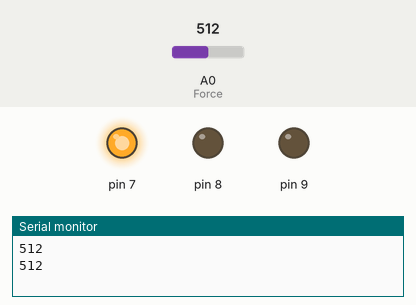
The sketch below on a simulated Arduino Uno, built with avr-gcc and run on an emulated ATmega328P. Shown: output pins drawn as LEDs (lit = HIGH), the last lines printed to the serial monitor. Dashed ring = blinking. The inputs (shaded band) are chosen by the test bench; at power-on: A0 (Force) = 512.

Above: at 2.8 s.
2.9 s: A0 (Force) set to 190
At 3.8 s:
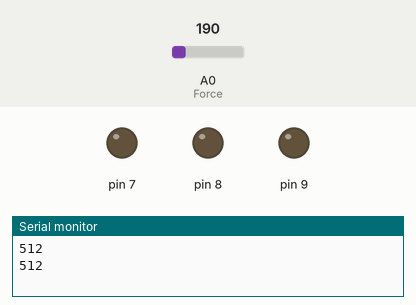
5.6 s: A0 (Force) set to 214
At 8.3 s:
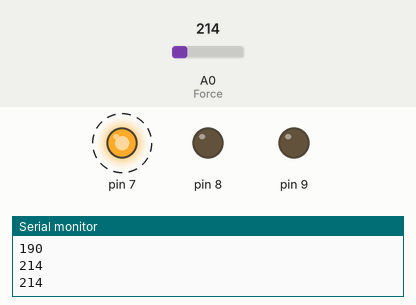
11.6 s: A0 (Force) set to 122
At 12.5 s:
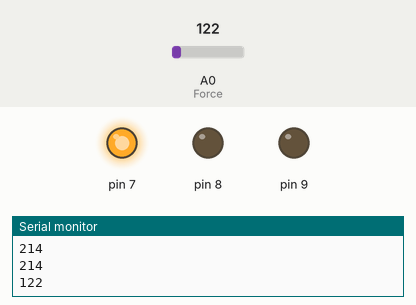
14.3 s: A0 (Force) set to 210
At 17.6 s:
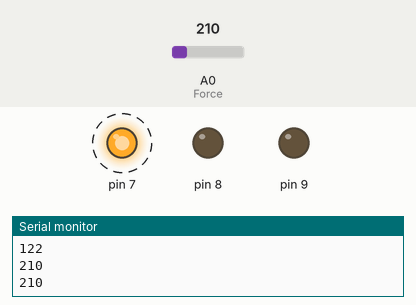
Timing chart, 0 to 21.3 s (numbered marks = the images above; inputs shaded):
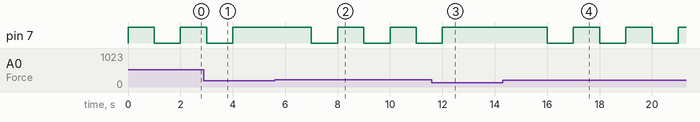

Measured:
- the behaviour switches between 200 and 201 on A0 (Force) (found by bisection; images 1 and 2)
- after the input at 2.9 s, pin 7: goes on until 4.0 s, then stays HIGH
- after the input at 5.6 s, pin 7: alternates HIGH for 1.0 s and LOW for 1.0 s, starting after 1.4 s
- after the input at 11.6 s, pin 7: goes on until 12.0 s, then stays HIGH
- after the input at 14.3 s, pin 7: alternates HIGH for 1.0 s and LOW for 1.0 s, starting after 1.7 s

The sketch:

FORCE_SENSOR.ino
```cpp
// C++ code
//Force sensor

int Force=A0;
void setup()
{
Serial.begin(9600);
  pinMode(7,OUTPUT);
  pinMode(8,OUTPUT);
  pinMode(9,OUTPUT);
}
void loop(){
  int force=analogRead(Force);
  Serial.println(force);

  if(force<=200 && force>=0);
  {Red();
  delay(1000);}
if(force<=400 && force>200)
{Blue();
   delay(1000);}

if(force<=1100 && force>400)
{Green();
   delay(1000);}
}
void Red(){
  digitalWrite(7,HIGH);
  digitalWrite(6,LOW);
  digitalWrite(5,LOW);}
  void Blue(){
    digitalWrite(6,HIGH);
  digitalWrite(7,LOW);
    digitalWrite(5,LOW);}

    void Green(){
    digitalWrite(5,HIGH);
  digitalWrite(7,LOW);
      digitalWrite(7,LOW);}
```
